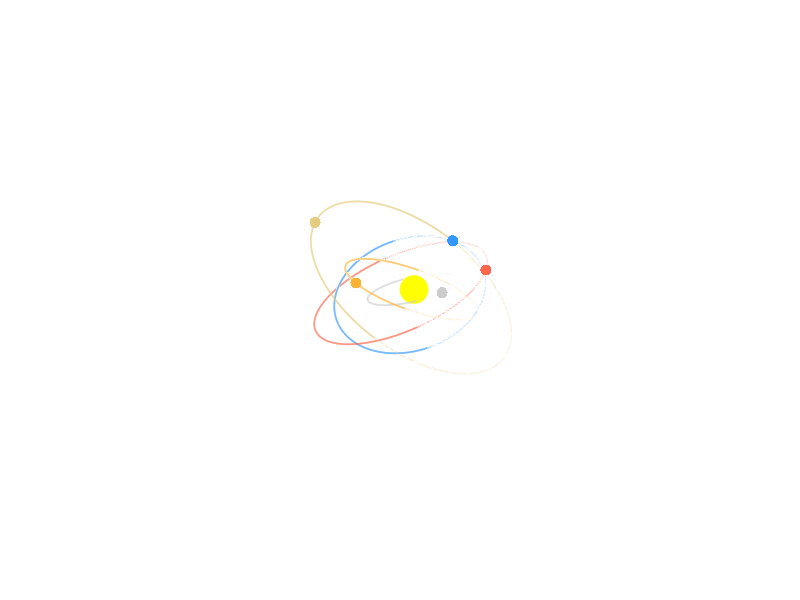

MATLAB code for this plot: (Note: this script raises an error after producing the figure.)
clear; close all; clc;

% --- Constants ---
G      = 6.67430e-11;       % m^3 kg^-1 s^-2
M_sun  = 1.989e30;          % kg

% --- Planet parameters ---
planets = {
    'Mercury', 0.6e11, 0.15, [0.8 0.8 0.8];
    'Venus',   0.9e11, 0.05, [1.0 0.7 0.2];
    'Earth',   1.0e11, 0.10, [0.2 0.6 1.0];
    'Mars',    1.2e11, 0.20, [1.0 0.4 0.3];
    'Jupiter', 1.5e11, 0.05, [0.9 0.8 0.5];
};

nFrames = 1500;          % Number of animation frames
frame_skip = 2;         % Skipping some frames for performance
fig = figure('Color', 'k');
ax = axes('Parent', fig);
hold(ax, 'on');
plot3(ax, 0, 0, 0, 'yo', 'MarkerSize', 20, 'MarkerFaceColor', 'y'); % Sun

maxR_all = 0;
planet_handles = [];
trail_handles  = [];
orbit_data     = {};

% Precompute planetary orbits
for p = 1:size(planets, 1)
    name = planets{p, 1};
    a    = planets{p, 2};
    e    = planets{p, 3};
    col  = planets{p, 4};

    % Random initial angle (true anomaly)
    theta0 = rand() * 2 * pi;

    % Random inclination (between 0 and 90 degrees)
    inclination = rand() * pi / 4;  % Random inclination between 0 and 45 degrees

    % Distance from Sun at this true anomaly (using the vis-viva equation)
    r_mag = a * (1 - e^2) / (1 + e * cos(theta0));

    % Position in orbital plane (accounting for inclination)
    r0 = [r_mag * cos(theta0) * cos(inclination);
          r_mag * sin(theta0) * cos(inclination);
          r_mag * sin(inclination)];

    % Orbital speed from vis-viva equation
    v_mag = sqrt(G * M_sun * (2 / r_mag - 1 / a));

    % Velocity direction (perpendicular to position vector)
    v_dir = [-sin(theta0); cos(theta0); 0];
    v0 = v_mag * v_dir;

    % Combine into initial state vector
    Y0 = [r0; v0];

    % Orbital period
    T_orbit = 2 * pi * sqrt(a^3 / (G * M_sun));

    % Solve orbital equation using ode45 (Octave uses the same function)
    opts = odeset('RelTol', 1e-9, 'AbsTol', 1e-12);
    odefun = @(t, y) [y(4:6); -G * M_sun * y(1:3) / norm(y(1:3))^3];
    [t_sol, Y_sol] = ode45(odefun, [0 T_orbit], Y0, opts);

    % Interpolate for animation
    t_anim = linspace(0, T_orbit, nFrames);
    Y_anim = interp1(t_sol, Y_sol, t_anim);
    x = Y_anim(:, 1);
    y = Y_anim(:, 2);
    z = Y_anim(:, 3);

    orbit_data{p} = struct('x', x, 'y', y, 'z', z, 'color', col, 'name', name);
    maxR_all = max(maxR_all, max(sqrt(x.^2 + y.^2 + z.^2)));

    % Plot initial position and trails
    planet_handles(p) = plot3(ax, x(1), y(1), z(1), 'o', 'MarkerSize', 8, ...
        'MarkerFaceColor', col, 'MarkerEdgeColor', 'none');
    trail_handles(p)  = plot3(ax, x(1), y(1), z(1), '-', 'LineWidth', 1.2, ...
        'Color', col);
end

% Set axis limits and grid
axis(ax, 'equal');
axis(ax, [-1 1 -1 1 -1 1] * maxR_all * 1.3);
grid(ax, 'on');
view(ax, 3);
xlabel(ax, 'x [m]', 'Color', 'w');
ylabel(ax, 'y [m]', 'Color', 'w');
zlabel(ax, 'z [m]', 'Color', 'w');
set(ax, 'Color', [0 0 0], 'XColor', 'w', 'YColor', 'w', 'ZColor', 'w');

% --- Animation ---
for k = 1:frame_skip:nFrames
    for p = 1:size(planets, 1)
        % Update planet position
        set(planet_handles(p), 'XData', orbit_data{p}.x(k), ...
                               'YData', orbit_data{p}.y(k), ...
                               'ZData', orbit_data{p}.z(k));

        % Update trail
        set(trail_handles(p), 'XData', orbit_data{p}.x(1:k), ...
                              'YData', orbit_data{p}.y(1:k), ...
                              'ZData', orbit_data{p}.z(1:k));
    end
    % Update title for current frame
    title(ax, sprintf('Frame %d / %d', k, nFrames), 'Color', 'w');
    drawnow;
end
s
